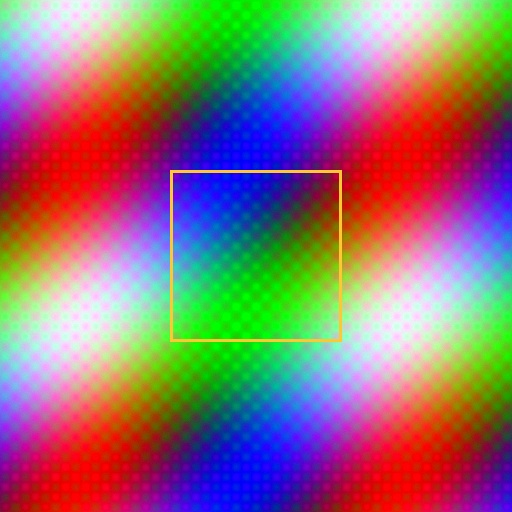
#> input picture sample_images/ai_generated_diffusion_art.jpg, 512 x 512 px
$ python -i color_analysis.py   (imports and definitions only)
#> lines starting #> are read from the running program, lines starting #| are printed output that depends on the picture
#> further down, picture is the input picture: PIL image 512x512 RGB; mean R, G, B 143.1, 114.5, 117.5
"""
Color & Chrominance Distribution Forensic Analyzer
Examines YCbCr and HSV color space statistics for generative artifacts.
"""

import numpy as np
import cv2
from PIL import Image
from typing import Dict, Any


def analyze_chrominance_distribution(image: Image.Image) -> Dict[str, Any]:
    """
    Analyzes chrominance channel correlations (Cb, Cr) and saturation dispersion.
    AI generators often exhibit subtle imbalances between luminescence and chrominance.
    """
    rgb = np.array(image.convert("RGB"))
    ycbcr = cv2.cvtColor(rgb, cv2.COLOR_RGB2YCrCb)
#> ycbcr: shape (512, 512, 3); mean of channels 0, 1, 2 123.4, 142, 124.7
    y_channel = ycbcr[:, :, 0].astype(np.float32)
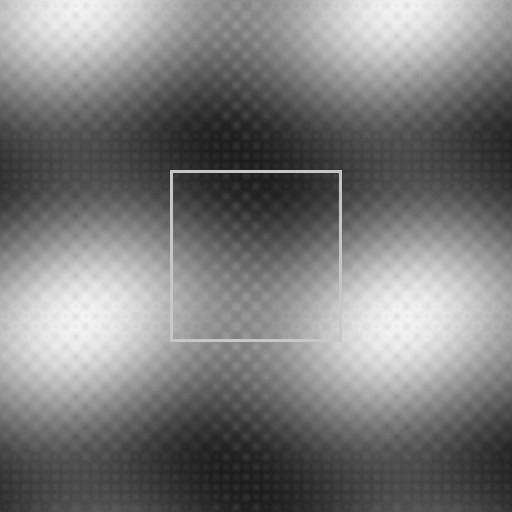
#> y_channel: shape (512, 512) float32; min 27, max 246, mean 123.4
    cr_channel = ycbcr[:, :, 1].astype(np.float32)
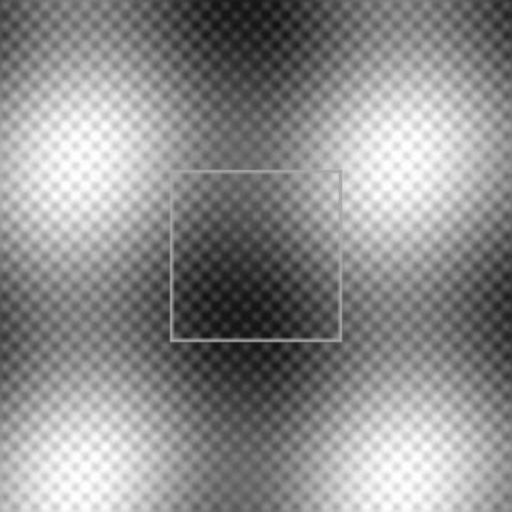
#> cr_channel: shape (512, 512) float32; min 17, max 255, mean 142
    cb_channel = ycbcr[:, :, 2].astype(np.float32)
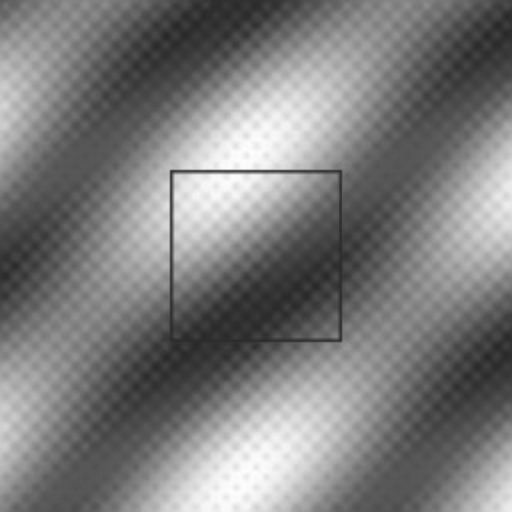
#> cb_channel: shape (512, 512) float32; min 38, max 254, mean 124.7

    # Correlation between luminance and chrominance
    corr_y_cr = float(np.corrcoef(y_channel.flatten(), cr_channel.flatten())[0, 1])
#> corr_y_cr = -0.338
    corr_y_cb = float(np.corrcoef(y_channel.flatten(), cb_channel.flatten())[0, 1])
#> corr_y_cb = -0.325

    # HSV saturation analysis
    hsv = cv2.cvtColor(rgb, cv2.COLOR_RGB2HSV)
#> hsv: shape (512, 512, 3); mean H, S, V 87.8, 185.7, 205.9
    sat = hsv[:, :, 1].astype(np.float32)
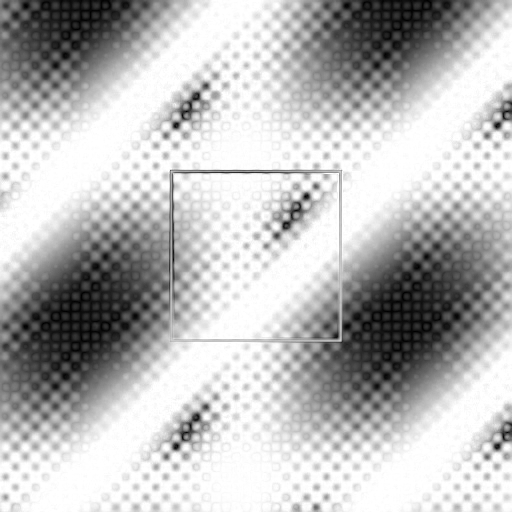
#> sat: shape (512, 512) float32; min 0, max 255, mean 185.7
    sat_std = float(np.std(sat))
#> sat_std = 73.42
    sat_mean = float(np.mean(sat))
#> sat_mean = 185.7

    # Anomaly calculation
    # Extreme oversaturation or unnatural chrominance decoupling from luminance indicates synthetic origin
    color_decoupling = abs(corr_y_cr) + abs(corr_y_cb)
#> color_decoupling = 0.664
    anomaly_score = float(np.clip((sat_std / 128.0) * 0.4 + (1.0 - (color_decoupling / 2.0)) * 0.3, 0.0, 1.0))
#> anomaly_score = 0.43

    return {
        "color_anomaly_score": anomaly_score,
        "chroma_correlation": (corr_y_cr + corr_y_cb) / 2.0,
        "saturation_dispersion": sat_std,
        "is_anomalous": anomaly_score > 0.50
    }

>>> from PIL import Image
>>> picture = Image.open('../../sample_images/ai_generated_diffusion_art.jpg')
>>> result = analyze_chrominance_distribution(picture)
#> result = {'color_anomaly_score': 0.43, 'chroma_correlation': -0.332, 'saturation_dispersion': 73.42, 'is_anomalous': False}

$ run again, on sample_images/real_architectural_photo.jpg
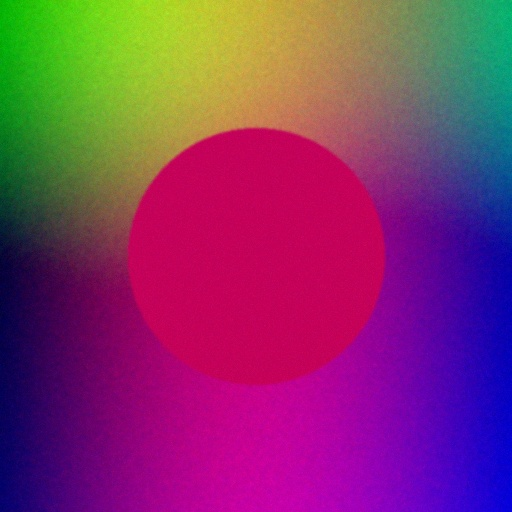
#> input picture sample_images/real_architectural_photo.jpg, 512 x 512 px
#> picture is the input picture: PIL image 512x512 RGB; mean R, G, B 128.8, 52.6, 105
#> ycbcr: shape (512, 512, 3); mean of channels 0, 1, 2 81.4, 161.8, 141.4
#> in analyze_chrominance_distribution, `cb_channel = ycbcr[:, :, 2].astype(np.float32)`:
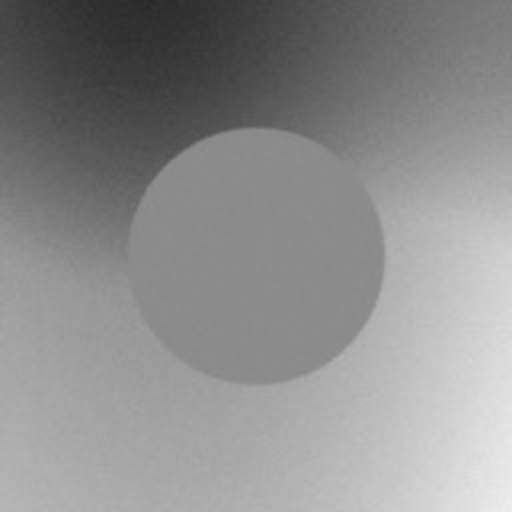
#> cb_channel: shape (512, 512) float32; min 39, max 238, mean 141.4
#> corr_y_cr = -0.308
#> corr_y_cb = -0.869
#> hsv: shape (512, 512, 3); mean H, S, V 117, 217.8, 164.1
#> in analyze_chrominance_distribution, `sat = hsv[:, :, 1].astype(np.float32)`:
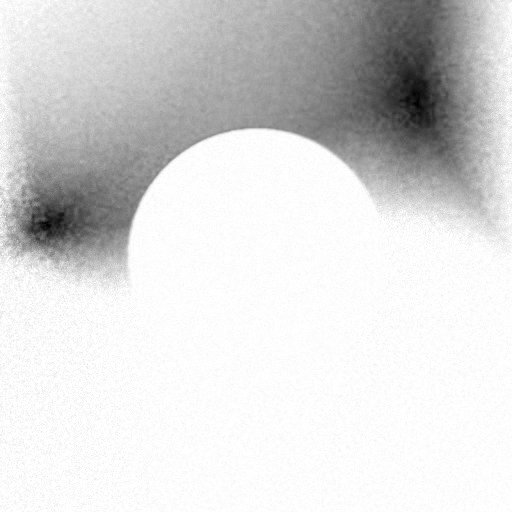
#> sat: shape (512, 512) float32; min 0, max 255, mean 217.8
#> sat_std = 53.1
#> sat_mean = 217.8
#> color_decoupling = 1.18
#> anomaly_score = 0.289
#> result = {'color_anomaly_score': 0.289, 'chroma_correlation': -0.588, 'saturation_dispersion': 53.1, 'is_anomalous': False}
